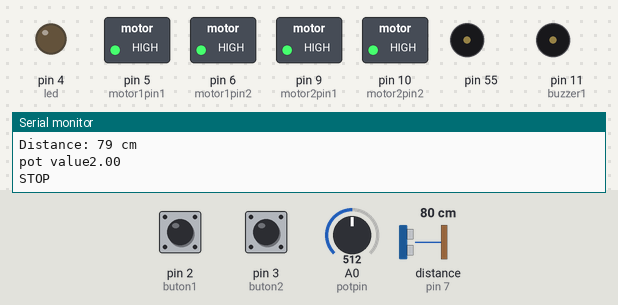
The sketch below on a simulated Arduino Uno, built with avr-gcc and run on an emulated ATmega328P. Shown: switched loads named in the sketch (green lamp = pin HIGH), output pins drawn as LEDs (lit = HIGH), buzzer (waves = sounding, pin HIGH), the last lines printed to the serial monitor. Wiring (inferred from the names in the program): ultrasonic range finder: trigger pin 8; echo pin 7. The inputs (shaded band) are chosen by the test bench; at power-on: pin 2 (buton1) LOW, distance to the obstacle (sensor on pin 7) 80 cm, pin 3 (buton2) LOW, A0 (potpin) = 512. The echo pulse lasts 58.3 µs per cm; pins used as bus, display or sensor lines are not drawn.

Above: at 2.3 s.
2.4 s: pin 2 (buton1) pulled HIGH for 0.9 s
At 4.3 s:
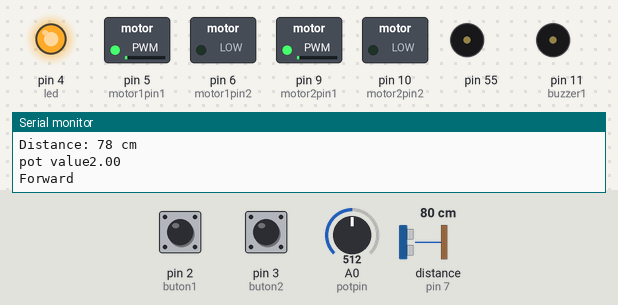
4.8 s: distance to the obstacle (sensor on pin 7) set to 29 cm
9.9 s: distance to the obstacle (sensor on pin 7) set to 24 cm
At 11.1 s:
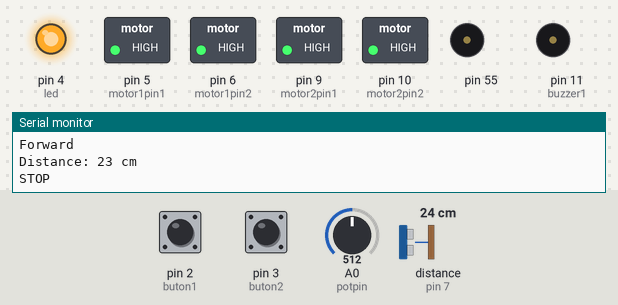
At 12.3 s:
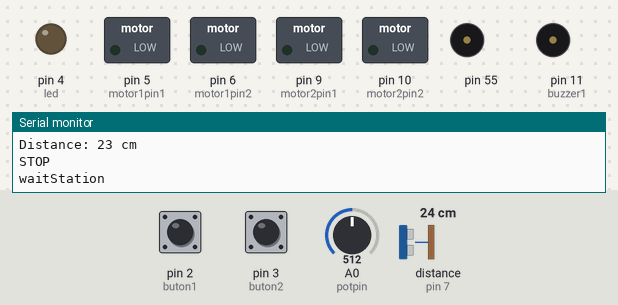
Timing chart, 0 to 28.3 s (numbered marks = the images above; inputs shaded):
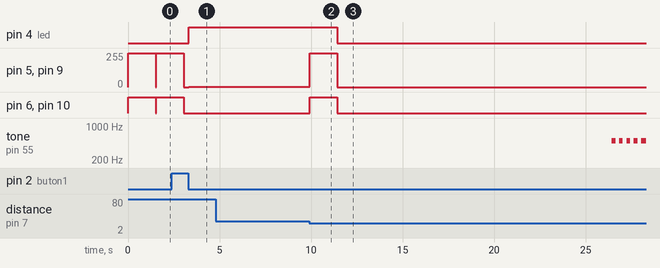

Measured:
- the behaviour switches between 26 and 25 cm on distance to the obstacle (sensor on pin 7) (found by bisection; images 1 and 2)
- after the input at 2.4 s, pin 4 (led): LOW → HIGH after 0.91 s; pin 6 (motor1pin2), pin 10 (motor2pin2): goes on until 3.0 s, then stays LOW
- after the input at 9.9 s, pin 4 (led): HIGH → LOW after 1.5 s; pin 5 (motor1pin1), pin 9 (motor2pin1): 2/255 → 255/255 at once, → 0/255 1.5 s later; pin 6 (motor1pin2), pin 10 (motor2pin2): LOW → HIGH at once, → LOW 1.5 s later; tone on pin 55: alternates 500 Hz for 0.20 s and silent for 0.20 s, starting after 16.5 s

The sketch:

37_Train_automation.ino
```cpp
#define echoPin 7 // attach pin D2 Arduino to pin Echo of HC-SR04
#define trigPin 8 //attach pin D3 Arduino to pin Trig of HC-SR04
long duration;
int distance;

//potantiometer pin for motor speed
#define potpin A0
float pot=0;

//button defination
#define buton1 2
#define buton2 3
bool valButon1=0;
bool valButon2=0;
bool start=0;
bool goForward=1;


//buzzer defination
const int buzzer1 = 11; //buzzer to arduino pin 9

#define led 4 //led defination

//motor defination
int motor1pin1 = 5;
int motor1pin2 = 6;

int motor2pin1 = 9;
int motor2pin2 = 10;


void setup() {
    Serial.begin(9600);
    Serial.println("Setup");

    pinMode(trigPin,OUTPUT);
    pinMode(echoPin,INPUT);
    Serial.begin(9600);

    pinMode(potpin,INPUT);

    pinMode(buton1,INPUT);
    pinMode(buton2,INPUT);

    pinMode(buzzer1, OUTPUT);

    pinMode(led, OUTPUT);

    pinMode(motor1pin1, OUTPUT);
    pinMode(motor1pin2, OUTPUT);
    pinMode(motor2pin1, OUTPUT);
    pinMode(motor2pin2, OUTPUT);

}

void measureDistance(){
  digitalWrite(trigPin, LOW);
  delayMicroseconds(2);
  digitalWrite(trigPin, HIGH);
  delayMicroseconds(10);

  //Sets the trigPin HIGH (ACTIVE) for 10 microseconds
  digitalWrite(trigPin, LOW);
  // Reads the echoPin, returns the sound wave travel time in microseconds
  duration = pulseIn(echoPin, HIGH);
  // Calculating the distance
  distance = duration * 0.034 / 2; // Speed of sound wave divided by 2 (go and back)
  // Displays the distance on the Serial Monitor
  Serial.print("Distance: ");
  Serial.print(distance);
  Serial.println(" cm");
  delay(10);
  if (distance<25) {
    stopTrain();
    waitStation();
  }


}

void buzzer(){
  Serial.println("buzzerON");
  for(int i=0;i<4;i++){
    tone(buzzer, 500);
    delay(200);
    noTone(buzzer);
    delay(200);
  }
  tone(buzzer, 500);
  delay(800);
  noTone(buzzer);
  delay(10);

}

void forward(){
  Serial.println("Forward");
  analogWrite(motor1pin1,pot);
  analogWrite(motor1pin2,0);

  analogWrite(motor2pin1,pot);
  analogWrite(motor2pin2,0);

  digitalWrite(led,HIGH);

}

void backward(){
  Serial.println("Backward");
  analogWrite(motor1pin1,0);
  analogWrite(motor1pin2,pot);

  analogWrite(motor2pin1,0);
  analogWrite(motor2pin2,pot);

  digitalWrite(led,HIGH);
}

void stopTrain(){
  Serial.println("STOP");
  analogWrite(motor1pin1,255);
  analogWrite(motor1pin2,255);

  analogWrite(motor2pin1,255);
  analogWrite(motor2pin2,255);
  delay(1500);
  analogWrite(motor1pin1,0);
  analogWrite(motor1pin2,0);

  analogWrite(motor2pin1,0);
  analogWrite(motor2pin2,0);

  digitalWrite(led,LOW);

}

void waitStation(){
  Serial.println("waitStation");
  delay(15000);
  buzzer();
  delay(2000);
  buttonRead();

  //move away slowly from station
  pot=70;
  trainAction();
  delay(5000);


}

void buttonRead(){
  valButon1=digitalRead(buton1);
  valButon2=digitalRead(buton2);
  if(digitalRead(buton1)==HIGH){
    start=!start;
    while(digitalRead(buton1))delay(20);
  }

  if(digitalRead(buton2)==HIGH){
    goForward=!goForward;
    while(digitalRead(buton2))delay(20);
   }
}

void trainAction(){
  if(start==1 && goForward==1){
    forward();
  }
  if(start==1 && goForward==0){
    backward();
  }

  if(start==0) stopTrain();
  delay(10);


}


void loop() {
  measureDistance();

//Read potantiometer
  pot=analogRead(potpin)*5/1024;
  Serial.print("pot value"); Serial.println(pot);


//Read button position
  buttonRead();


//move conditions
  trainAction();


}
```
